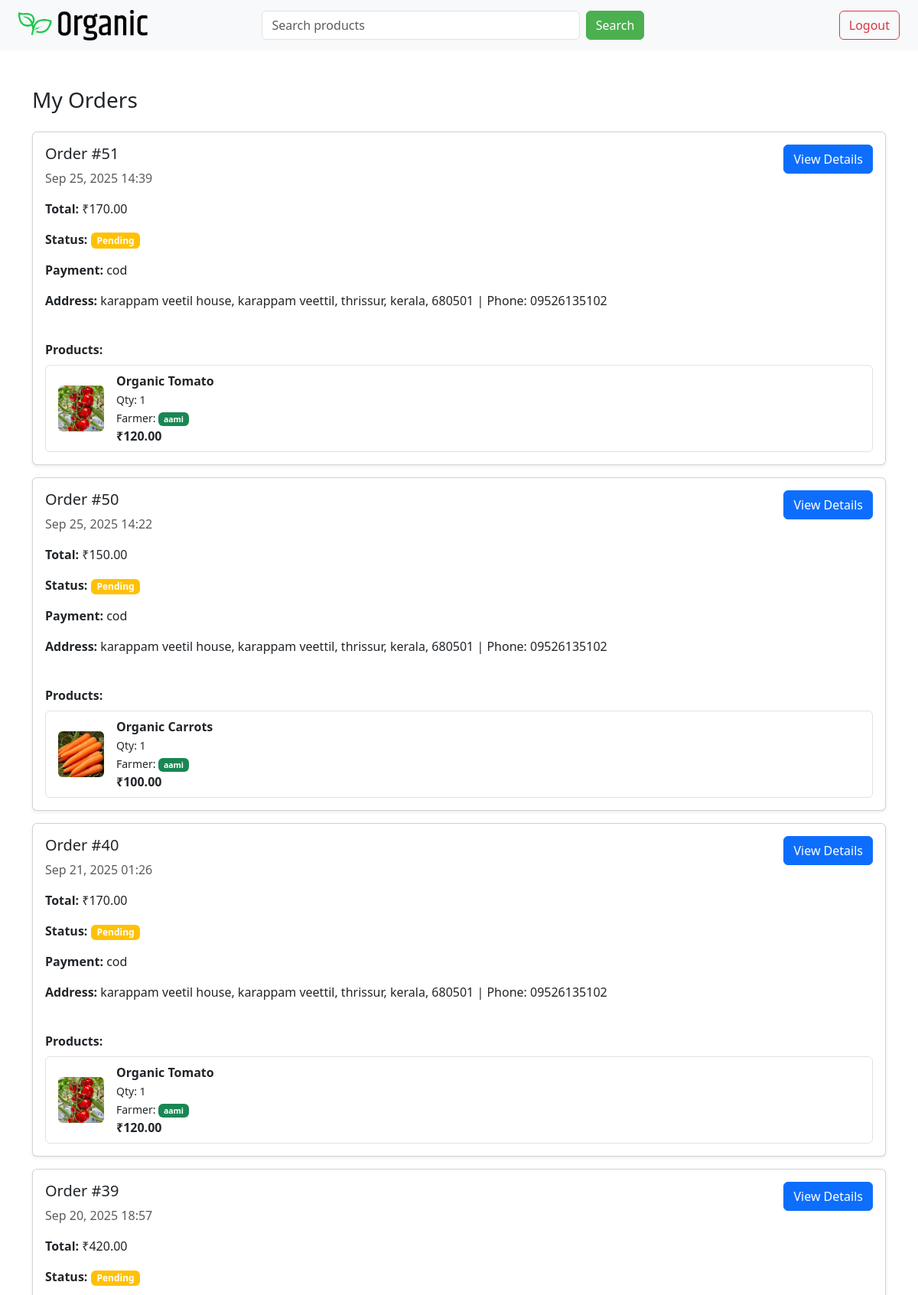
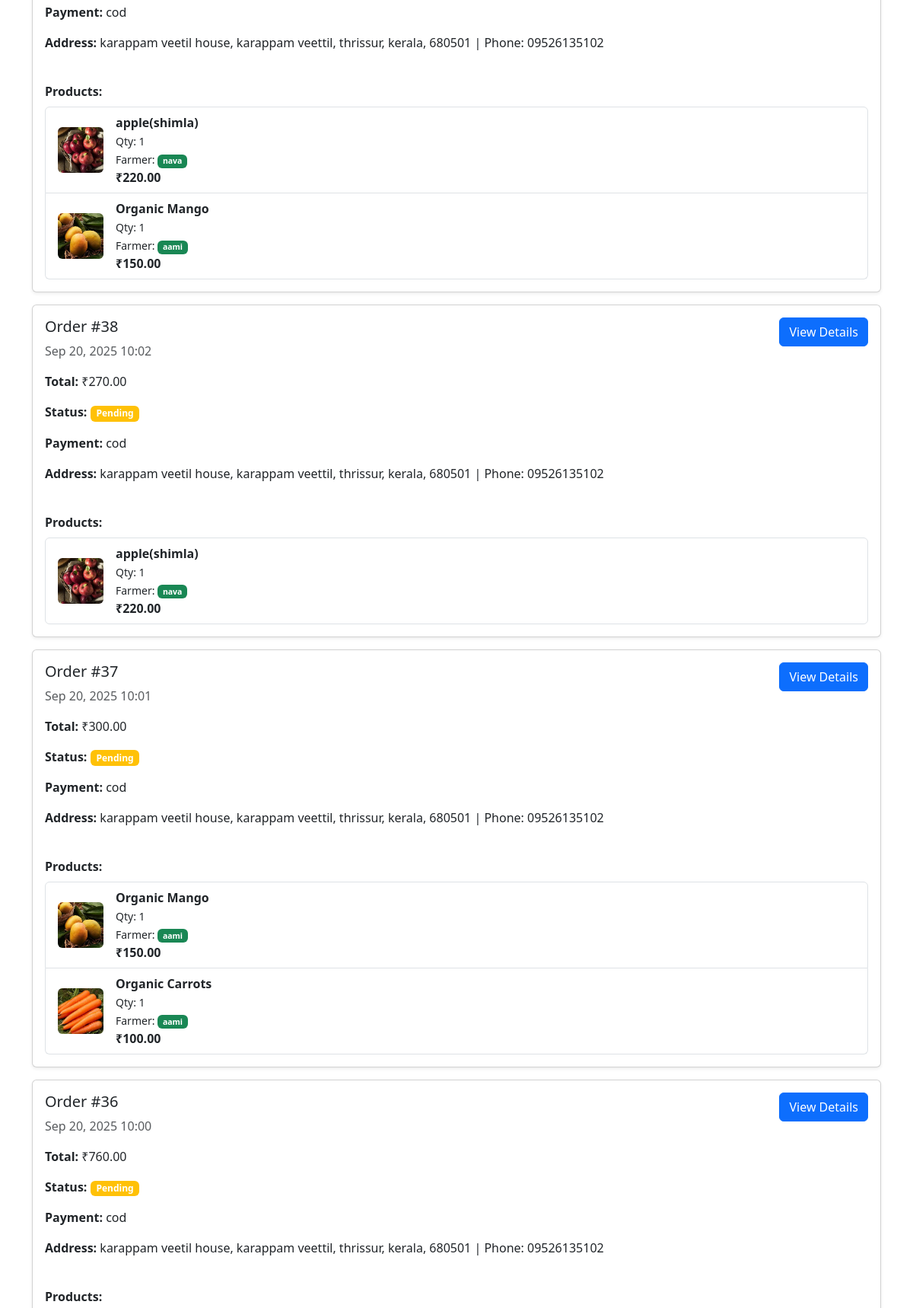
The app's page /myorders/ (signed in, upper part) with its own data (2 pictures, top to bottom).
### home/models.py (models this page shows, shortened)
class Order(models.Model):
    STATUS_CHOICES = [
        ('Pending', 'Pending'),
        ('Shipped', 'Shipped'),
        ('Out for Delivery', 'Out for Delivery'),
        ('Delivered', 'Delivered'),
        ('Cancelled', 'Cancelled'),
    ]
    user = models.ForeignKey(User, on_delete=models.CASCADE)
    address = models.CharField(max_length=255, default='No address')
    payment_method = models.CharField(max_length=50, default='Cash on Delivery')
    status = models.CharField(max_length=20, choices=STATUS_CHOICES, default='Pending')
    created_at = models.DateTimeField(auto_now_add=True)
    total_amount = models.DecimalField(max_digits=10, decimal_places=2, default=0)

class OrderItem(models.Model):
    order = models.ForeignKey('Order', on_delete=models.CASCADE)
    product = models.ForeignKey('Product', on_delete=models.CASCADE)
    quantity = models.PositiveIntegerField(default=1)
    price = models.DecimalField(max_digits=8, decimal_places=2)

class Product(models.Model):
    UNIT_CHOICES = [
        ('kg', 'Kilogram'),
        ('g', 'Gram'),
        ('l', 'Litre'),
        ('ml', 'Millilitre'),
        ('pcs', 'Pieces'),
        ('bottle', 'Bottle'),
        ('packet', 'Packet'),
    ]
    name = models.CharField(max_length=30)
    price = models.DecimalField(max_digits=8, decimal_places=2)
    details = models.TextField()
    image = models.ImageField(upload_to='products/', null=True, blank=True)
    ctgry = models.ForeignKey('Category', on_delete=models.CASCADE, null=True, blank=True)
    user = models.ForeignKey(User, on_delete=models.CASCADE)  # Seller
    created_at = models.DateTimeField(auto_now_add=True)
    unit = models.CharField(max_length=10, choices=UNIT_CHOICES, default='kg')
    stock = models.PositiveIntegerField(default=0)

### home/views.py (the view)
# urls.py: path('myorders/', myordersfn),
@login_required
def myordersfn(request):
    orders = (
        Order.objects.filter(user=request.user)
        .prefetch_related('orderitem_set__product')
        .order_by('-created_at')
    )
    return render(request, 'myorders.html', {'orders': orders, 'title': 'My Orders'})

### home/templates/myorders.html
{% extends 'base.html' %}
{% load static %}
{% block content %}
<div class="container mt-4">
    <h3 class="mb-4">{{ title }}</h3>
    {% if orders %}
        {% for order in orders %}
        <div class="card shadow-sm mb-3">
            <div class="card-body">
                <div class="d-flex justify-content-between flex-wrap">
                    <div>
                        <h5>Order #{{ order.id }}</h5>
                        <p class="text-muted">{{ order.created_at|date:"M d, Y H:i" }}</p>
                        <p><strong>Total:</strong> ₹{{ order.total_amount }}</p>
                        <p><strong>Status:</strong>
                            {% if order.status == "Pending" %}
                                <span class="badge bg-warning">{{ order.status }}</span>
                            {% elif order.status == "Shipped" %}
                                <span class="badge bg-info">{{ order.status }}</span>
                            {% elif order.status == "Delivered" %}
                                <span class="badge bg-success">{{ order.status }}</span>
                            {% elif order.status == "Cancelled" %}
                                <span class="badge bg-danger">{{ order.status }}</span>
                            {% else %}
                                <span class="badge bg-secondary">{{ order.status }}</span>
                            {% endif %}
                        </p>
                        <p><strong>Payment:</strong> {{ order.payment_method }}</p>
                        <p><strong>Address:</strong> {{ order.address }}</p>
                    </div>
                    <div class="mt-2 mt-md-0">
                        <a href="/order/{{ order.id }}/" class="btn btn-primary">View Details</a>
                    </div>
                </div>
                <div class="mt-4">
                    <strong>Products:</strong>
                    <ul class="list-group mt-2">
                        {% for item in order.orderitem_set.all %}
                        <li class="list-group-item d-flex align-items-center">
                            {% if item.product.image %}
                                <img src="{{ item.product.image.url }}" alt="{{ item.product.name }}"
                                     class="rounded me-3"
                                     style="width:60px; height:60px; object-fit:cover;">
                            {% else %}
                                <img src="{% static 'images/default-product.png' %}" alt="No Image"
                                     class="rounded me-3"
                                     style="width:60px; height:60px; object-fit:cover;">
                            {% endif %}
                            <div class="flex-grow-1">
                                <div class="fw-bold">{{ item.product.name }}</div>
                                <small>Qty: {{ item.quantity }}</small><br>
                                 <small> Farmer:
                                          <a href="/farmerprofile/{{ item.product.user.id }}/" class="badge bg-success text-decoration-none">
                                                {{ item.product.user.username }}
                                          </a>
                                 </small>
                            <div class="fw-bold">
                                ₹{{ item.price }}
                            </div>
                        </li>
                        {% empty %}
                        <li class="list-group-item text-muted">No products found in this order.</li>
                        {% endfor %}
                    </ul>
                </div>
            </div>
        </div>
        {% endfor %}
    {% else %}
        <p class="text-muted">No orders found.</p>
    {% endif %}
</div>
{% endblock %}

### records on screen
Order: id "51", created_at "Sep 25, 2025 14:39", total_amount "170.00", status "Pending", payment_method "cod", address "karappam veetil house, karappam veettil, thrissur, kerala, 680501 | Phone: 09526135102"
OrderItem: product.image (picture), product.name "Organic Tomato", quantity "1", product.user.username "aami", price "120.00"
Order: id "50", created_at "Sep 25, 2025 14:22", total_amount "150.00", status "Pending", payment_method "cod", address "karappam veetil house, karappam veettil, thrissur, kerala, 680501 | Phone: 09526135102"
OrderItem: product.image (picture), product.name "Organic Carrots", quantity "1", product.user.username "aami", price "100.00"
Order: id "40", created_at "Sep 21, 2025 01:26", total_amount "170.00", status "Pending", payment_method "cod", address "karappam veetil house, karappam veettil, thrissur, kerala, 680501 | Phone: 09526135102"
OrderItem: product.image (picture), product.name "Organic Tomato", quantity "1", product.user.username "aami", price "120.00"
Order: id "39", created_at "Sep 20, 2025 18:57", total_amount "420.00", status "Pending", payment_method "cod", address "karappam veetil house, karappam veettil, thrissur, kerala, 680501 | Phone: 09526135102"
OrderItem: product.image (picture), product.name "apple(shimla)", quantity "1", product.user.username "nava", price "220.00"
OrderItem: product.image (picture), product.name "Organic Mango", quantity "1", product.user.username "aami", price "150.00"
Order: id "38", created_at "Sep 20, 2025 10:02", total_amount "270.00", status "Pending", payment_method "cod", address "karappam veetil house, karappam veettil, thrissur, kerala, 680501 | Phone: 09526135102"
OrderItem: product.image (picture), product.name "apple(shimla)", quantity "1", product.user.username "nava", price "220.00"
Order: id "37", created_at "Sep 20, 2025 10:01", total_amount "300.00", status "Pending", payment_method "cod", address "karappam veetil house, karappam veettil, thrissur, kerala, 680501 | Phone: 09526135102"
OrderItem: product.image (picture), product.name "Organic Mango", quantity "1", product.user.username "aami", price "150.00"
OrderItem: product.image (picture), product.name "Organic Carrots", quantity "1", product.user.username "aami", price "100.00"
Order: id "36", created_at "Sep 20, 2025 10:00", total_amount "760.00", status "Pending", payment_method "cod", address "karappam veetil house, karappam veettil, thrissur, kerala, 680501 | Phone: 09526135102"

### other values on screen
{{ title }} "My Orders"
